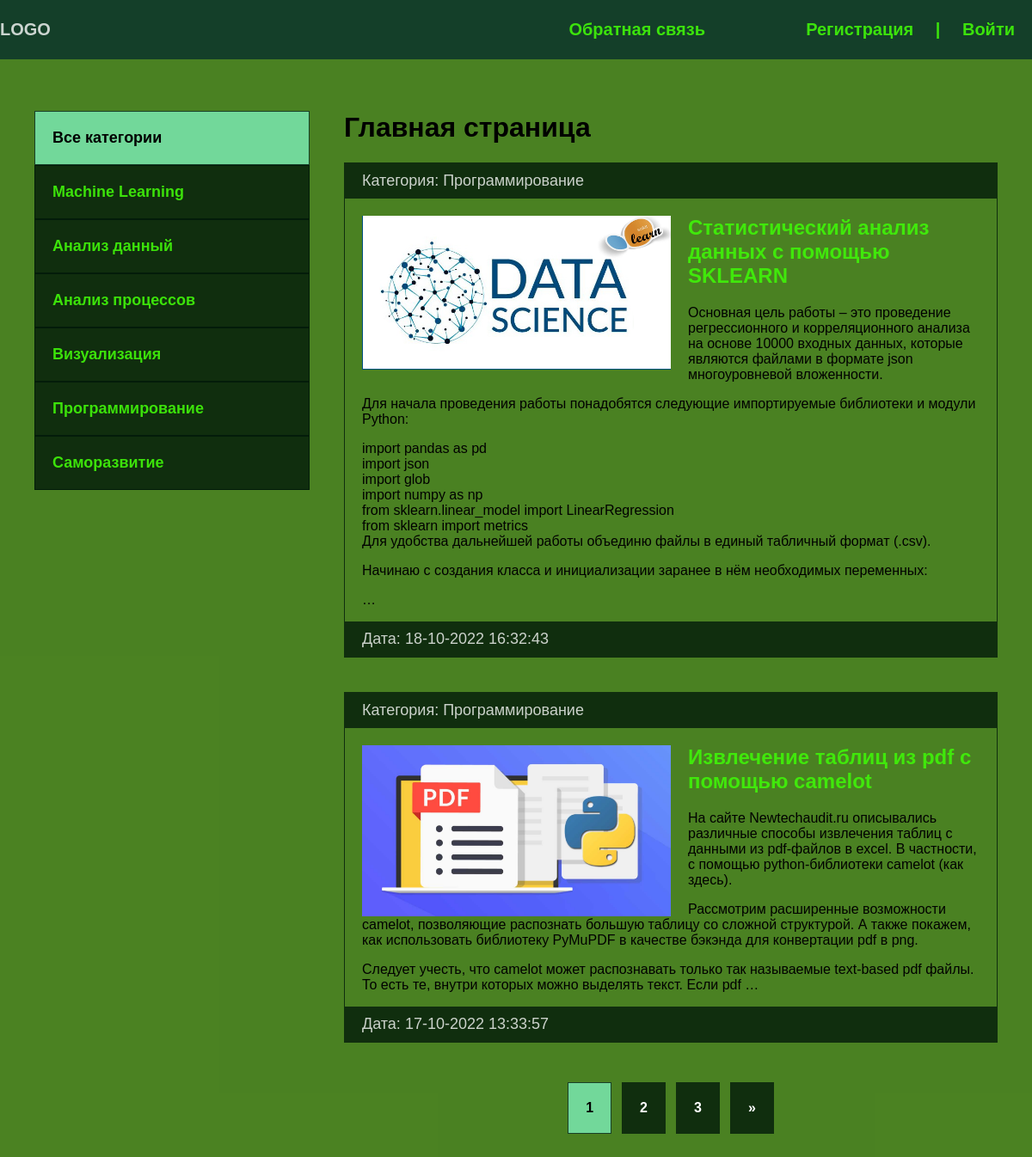
The page / on the database its author committed.
### article/models.py (models this page shows, shortened)
class Category(models.Model):
    name = models.CharField(max_length=100, db_index=True, verbose_name='Категория')
    slug = models.SlugField(max_length=100, unique=True, db_index=True, verbose_name='URL')
    def __str__(self):
        return self.name
    def get_absolut_url(self):
        return reverse('category', kwargs={'cat_slug': self.slug})
    class Meta:
        verbose_name = 'Категория'
        verbose_name_plural = 'Категории'

class Article(models.Model):
    title = models.CharField(max_length=255, verbose_name='Название')
    slug = models.SlugField(max_length=255, unique=True, db_index=True, verbose_name='URL')
    content = models.TextField(blank=True, verbose_name='Контент')
    photo = models.ImageField(upload_to='photos/%Y/%m/%d', blank=True, verbose_name='Фото')
    time_completed = models.DateTimeField(auto_now_add=True, verbose_name='Дата публикации')
    time_update = models.DateTimeField(auto_now=True, verbose_name='Датат обновления')
    is_published = models.BooleanField(default=True, verbose_name='Опибликовано')
    cat = models.ForeignKey('Category', on_delete=models.PROTECT, verbose_name='Категория')
    def get_absolut_url(self):
        return reverse('post', kwargs={'post_slug': self.slug})
    class Meta:
        verbose_name = 'Статья'
        verbose_name_plural = 'Статьи'
        ordering = ['-time_completed']

### article/views.py (the view)
# urls.py: path('', ArticleHome.as_view(), name='index'),
class ArticleHome(DataMixin, ListView):
    model = Article
    template_name = "article/index.html"
    context_object_name = 'posts'
    def get_context_data(self, *, object_list=None, **kwargs):
        context = super().get_context_data(**kwargs)
        c_def = self.get_user_context(title='Главная страница')
        return dict(list(context.items()) + list(c_def.items()))
    def get_queryset(self):
        return Article.objects.filter(is_published=True).select_related('cat')

### article/utils.py (called while the page is built)
    def get_user_context(self, **kwargs):
        context = kwargs
        cats = Category.objects.annotate(Count('article'))
        user_menu = menu.copy()
        if not self.request.user.is_authenticated:
            user_menu.pop(0)
        context['menu'] = user_menu
        context['cats'] = cats
        if 'cat_selected' not in context:
            context['cat_selected'] = 0
        return context

### article/templates/article/index.html
{% extends "article/base.html" %}
{% block content %}
{% load static %}
<h1>{{ title }}</h1>
<ul>
    {% for p in posts %}
    <li>
        <p class="first">Категория: {{ p.cat }}</p>
        <div class="text">
            {% if p.photo %}
            <img src="{{ p.photo.url }}" class="image" alt="">
            {% else %}
            <img src="{% static 'article/default.jpg' %}" class="image" alt="">
            {% endif %}
        <h2><a href="{{ p.get_absolut_url }}">{{ p.title }}</a></h2>
        <p>{{ p.content|linebreaks|truncatewords:70 }}</p>
        </div>
        <p class="data">Дата: {{ p.time_update|date:'d-m-Y H:i:s'}}</p>
    </li>
    {% endfor %}
</ul>
{% endblock %}

### article/templates/article/base.html (shortened to what this page needs)
<!DOCTYPE html>
{% load static %}
{% load article_tags %}
<html lang="en">
<head>
    <link rel="stylesheet" href="{% static 'css/style.css' %}">
</head>
<body>
    <div class="header">
        <div class="wrap">
            <ul class="mainmenu">
                <li class="logo">
                    <a href="{% url 'index' %}">
                        <div class="logo">LOGO</div>
                    </a>
                </li>
                {% for m in menu %}
                <li class="last">
                    <a href="{% url m.url_name %}">{{ m.title }}</a>
                </li>
                {% endfor %}
                {% if request.user.is_authenticated %}
                <li class="last">{{ user.username }} | <a href="{% url 'logout' %}">Выйти</a></li>
                {% else %}
                <li class="last"><a href="{% url 'register' %}">Регистрация</a> | <a href="{% url 'login' %}">Войти</a></li>
                {% endif %}
            </ul>
        </div>
    </div>
    <div class="content">
        <div class="wrap">
            <div class="sidebar">
                <ul>
                    {% if cat_selected == 0 %}
                    <li class="selected">Все категории</li>
                    {% else %}
                    <li><a href="{% url 'index' %}">Все категори</a></li>
                    {% endif %}
                    {% for c in cats %}
                        {% if c.article__count > 0 %}
                            {% if c.pk == cat_selected %}
                            <li class="selected">{{ c.name }}</li>
                            {% else %}
                            <li><a href="{{ c.get_absolut_url }}">{{ c.name }}</a></li>
                            {% endif %}
                        {% endif %}
                    {% endfor  %}
                </ul>
            </div>
            <div class="main">
                {% block content %}
                {% endblock %}
                {% if page_obj.has_other_pages %}
                    <div>
                        <ul class="list-pages">
                            {% for p in paginator.page_range %}
                                {% if page_obj.number == p %}
                                <li class="page-num page-num-selected">{{ p }}</li>
                                {% elif p >= page_obj.number|add:-2 and  p <= page_obj.number|add:2 %}
                                <li class="page-num">
                                    <a href="?page={{ p }}">{{ p }}</a>
                                </li>
                                {% endif %}
                            {% endfor %}
                            {% if page_obj.has_next %}
                            <li class="page-num">
                                <a href="?page={{ page_obj.next_page_number }}">&raquo;</a>
                            </li>
                            {% endif %}
                        </ul>
                    </div>
                {% endif %}
            </div>
        </div>
    </div>
</body>
</html>

### article/static/css/style.css (style rules this page uses)
body { margin: 0; padding: 0; background: #33c583c8; font-family: Verdana, Geneva, Tahoma, sans-serif; }
.wrap { max-width: 1300px; margin: 0 auto; }
.content .wrap { background: #456c00c8; padding: 40px; box-sizing: border-box; display: flex; }
ul { list-style: none; margin: 0; padding: 0; }
a { color: #40f00aed; text-decoration: none; padding: 20px; }
.header { background: #00180ac8; }
.mainmenu { display: flex; align-items: center; font-size: 20px; font-weight: bold; justify-content: space-between; }
.logo { flex-basis: 40%; }
.last { flex-basis: 30%; text-align: right; color: #40f00aed; }
.sidebar ul { width: 320px; margin-right: 40px; margin-top: 20px; }
.sidebar a { padding: 20px; background: #00180ac8; display: block; border: 1px solid #00180ac8; font-weight: bold; font-size: 18px; }
.selected { font-size: 18px; padding: 20px; border: 1px solid #00180ac8; font-weight: bold; background: #7df0bcc8; }
.main li { border: 1px solid #00180ac8; margin-bottom: 40px; }
.image { max-width: 50%; float: left; margin-right: 20px; }
.first, .data { padding: 10px 20px; background: #00180ac8; font-size: 18px; color: #ffffffc8; margin: 0; }
.text { padding: 20px 20px 0; }
.text h2 { margin-top: 0; }
.text a { padding-left: 0; }
.list-pages { display: flex; justify-content: center; }
.page-num-selected { background: #7df0bcc8; padding: 20px; }
.list-pages a { background: #00180ac8; padding: 20px; display: block; color: #FFF; }
.page-num { margin: 6px; font-weight: bold; }
.last a { display: inline; }

### rows shown on the page
Category: name "Machine Learning"
Category: name "Анализ данный"
Category: name "Анализ процессов"
Category: name "Визуализация"
Category: name "Программирование"
Category: name "Саморазвитие"
Article: cat "Программирование", photo (picture), title "Статистический анализ данных с помощью SKLEARN", content "Основная цель работы – это проведение регрессионного и корреляционного анализа на основе 10000 входных данных, которые являются файлами в формате json многоуровневой вложенности. Для начала проведения работы понадобятся следующие импортируемые библиотеки и модули Python: import pandas as pd import json import glob import numpy as np from sklearn.linear_model import LinearRegression from sklearn import metrics Для удобства дальнейшей работы объединю файлы в единый табличный формат (.csv). Начинаю с создания класса и инициализации заранее в нём необходимых переменных: …", time_update "18-10-2022 16:32:43"
Article: cat "Программирование", photo (picture), title "Извлечение таблиц из pdf с помощью camelot", content "На сайте Newtechaudit.ru описывались различные способы извлечения таблиц с данными из pdf-файлов в excel. В частности, с помощью python-библиотеки camelot (как здесь). Рассмотрим расширенные возможности camelot, позволяющие распознать большую таблицу со сложной структурой. А также покажем, как использовать библиотеку PyMuPDF в качестве бэкэнда для конвертации pdf в png. Следует учесть, что сamelot может распознавать только так называемые text-based pdf файлы. То есть те, внутри которых можно выделять текст. Если pdf …", time_update "17-10-2022 13:33:57"

### other values the page prints
{{ m.title }} "Обратная связь"
{{ title }} "Главная страница"
{{ p }} "1"
{{ p }} "2" "3"
